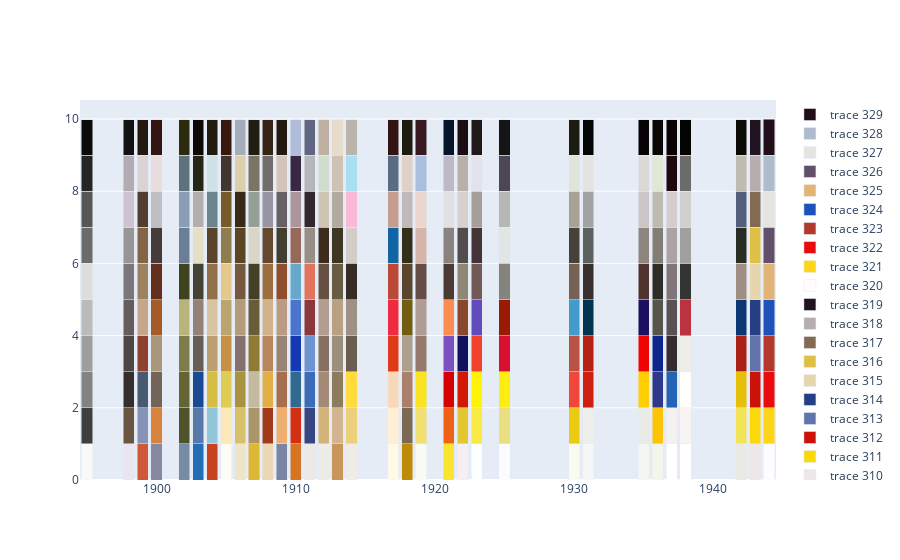

Notebook code for this chart:
### Code cell
dfPaletaAnos = pd.read_csv(f'paletas\\final_artistas\\paleta_anos_{artista}.csv')

anos=dfPaletaAnos['completitionYear'].unique()
x= anos

fig = go.Figure()

for index, ano in zip(range(len(anos)), anos):
    y =  [0] * len(anos)
    y[index] = 1

    dfAno = pd.DataFrame(dfPaletaAnos[dfPaletaAnos['completitionYear']==ano]).reset_index(drop=True)
    for indexDf in range(len(dfAno)):
        fig.add_trace(go.Bar(x=x, y=y, marker_color=dfAno['hex'][indexDf]))

fig.update_layout(barmode='stack')
fig.show()
